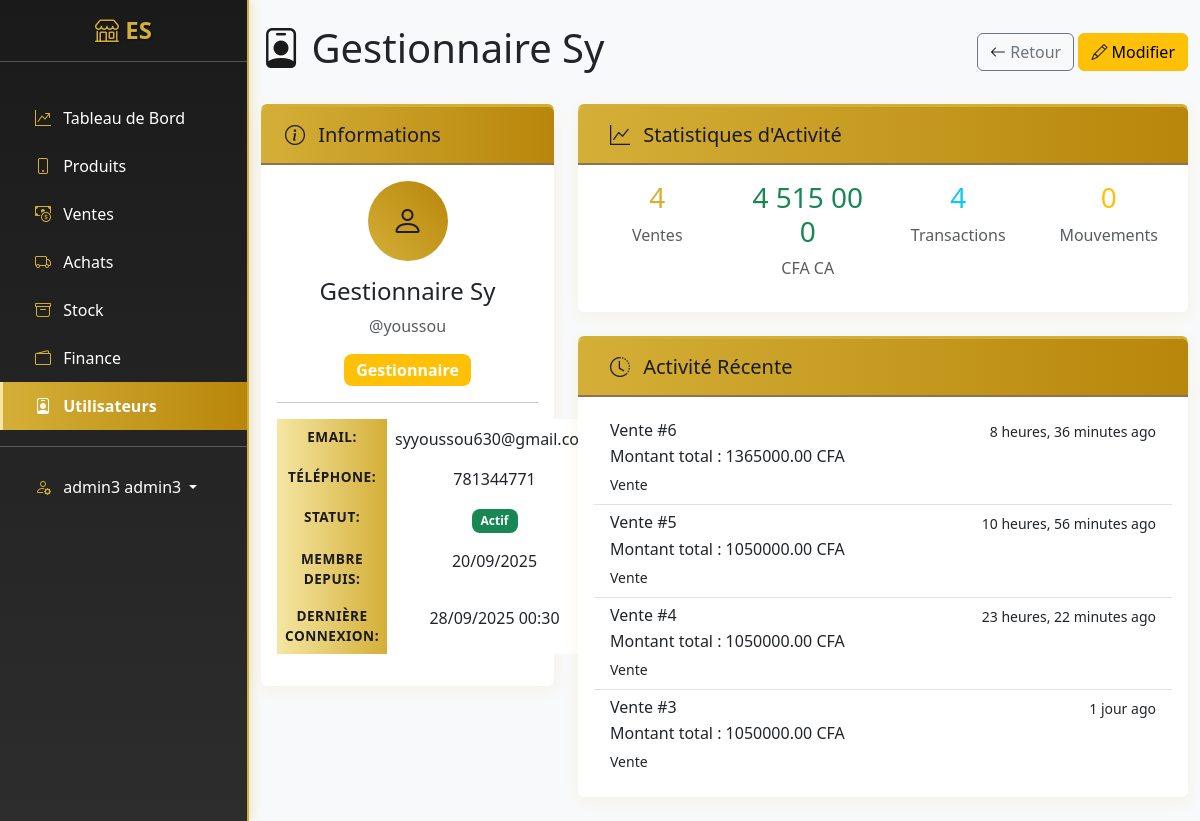
The page /accounts/users/3/ (signed in) on the database its author committed.
### apps/users/models.py (models this page shows, shortened)
class User(AbstractUser):
    ROLE_CHOICES = [
        ('admin', 'Administrateur'),
        ('manager', 'Gestionnaire'),
        ('cashier', 'Caissier'),
    ]
    email = models.EmailField(unique=True)
    telephone = models.CharField(max_length=15, blank=True)
    role = models.CharField(max_length=20, choices=ROLE_CHOICES, default='Administrateur')
    date_creation = models.DateTimeField(auto_now_add=True)
    USERNAME_FIELD = 'username'
    REQUIRED_FIELDS = ['email']
    class Meta:
        verbose_name = "Utilisateur"
        verbose_name_plural = "Utilisateurs"
    @property
    def ventes_count(self):
        return self.ventes_vendeur.count()
    @property
    def ca_total(self):
        return self.ventes_vendeur.aggregate(total=Sum('total_ttc'))['total'] or 0
    @property
    def transactions_count(self):
        return sum(v.transactions.count() for v in self.ventes_vendeur.all())
    @property
    def mouvements_count(self):
        return 0

### apps/ventes/models.py (models this page shows, shortened)
class Vente(models.Model):
    MODE_PAIEMENT_CHOICES = [
        ('especes', 'Espèces'),
        ('carte', 'Carte bancaire'),
        ('cheque', 'Chèque'),
        ('virement', 'Virement'),
        ('mobile', 'Paiement mobile'),
    ]
    numero = models.CharField(max_length=20, unique=True, blank=True)
    client = models.CharField(max_length=200, blank=True)
    telephone_client = models.CharField(max_length=15, blank=True)
    total_ht = models.DecimalField(max_digits=10, decimal_places=2, default=0)
    total_ttc = models.DecimalField(max_digits=10, decimal_places=2, default=0)
    mode_paiement = models.CharField(max_length=20, choices=MODE_PAIEMENT_CHOICES, default='especes')
    vendeur = models.ForeignKey(User, on_delete=models.SET_NULL, null=True, blank=True, related_name="ventes_vendeur")
    date_vente = models.DateTimeField(auto_now_add=True)
    note = models.TextField(blank=True)
    utilisateur = models.ForeignKey(
        User,
        on_delete=models.SET_NULL,
        null=True,
        blank=True,
        related_name='ventes_utilisateur'  # <- correspond à user.ventes
    )
    class Meta:
        verbose_name = "Vente"
        verbose_name_plural = "Ventes"
        ordering = ['-date_vente']

### apps/users/views.py (the view)
# urls.py: path('users/<int:pk>/', views.UserDetailView.as_view(), name='user_detail'),
class UserDetailView(LoginRequiredMixin, UserPassesTestMixin, DetailView):
    model = User
    template_name = 'users/user_detail.html'
    context_object_name = 'user_obj'
    def test_func(self):
        return self.request.user.role in ['admin', 'manager']
    def get_context_data(self, **kwargs):
        context = super().get_context_data(**kwargs)
        user = self.get_object()
        ventes = user.ventes_vendeur.order_by('-date_vente')[:5]
        activites = []
        for vente in ventes:
            activites.append({
                "titre": f"Vente #{vente.id}",
                "description": f"Montant total : {vente.total_ttc} CFA",
                "date": vente.date_vente,
                "type": "Vente"
            })
        context["activites_recentes"] = activites
        return context

### templates/users/user_detail.html (shortened to what this page needs)
{% extends 'base.html' %}
{% load humanize %}
{% block content %}
<div class="d-flex justify-content-between align-items-center mb-4">
    <h1><i class="bi bi-person-badge"></i> {{ user_obj.get_full_name|default:user_obj.username }}</h1>
    <div>
        <a href="{% url 'users:user_list' %}" class="btn btn-outline-secondary">
            <i class="bi bi-arrow-left"></i> Retour
        </a>
        {% if user.role == 'admin' %}
        <a href="{% url 'users:user_edit' user_obj.pk %}" class="btn btn-warning">
            <i class="bi bi-pencil"></i> Modifier
        </a>
        {% endif %}
    </div>
</div>
<div class="row">
    <div class="col-md-4">
        <div class="card">
            <div class="card-header">
                <h5 class="card-title mb-0 py-2"><i class="bi p-2 bi-info-circle"></i> Informations</h5>
            </div>
            <div class="card-body text-center">
                <div class="avatar-circle mx-auto mb-3" style="width: 80px; height: 80px; font-size: 2rem;">
                    <i class="bi bi-person"></i>
                </div>
                <h4>{{ user_obj.get_full_name|default:user_obj.username }}</h4>
                <p class="text-muted">@{{ user_obj.username }}</p>
                <span class="badge {% if user_obj.role == 'admin' %}bg-danger{% elif user_obj.role == 'manager' %}bg-warning{% else %}bg-info{% endif %} fs-6">
                    {{ user_obj.get_role_display }}
                </span>
                <hr>
                <table class="table table-borderless">
                    <tr>
                        <th>Email:</th>
                        <td>{{ user_obj.email }}</td>
                    </tr>
                    <tr>
                        <th>Téléphone:</th>
                        <td>{{ user_obj.telephone|default:"N/A" }}</td>
                    </tr>
                    <tr>
                        <th>Statut:</th>
                        <td>
                            {% if user_obj.is_active %}
                            <span class="badge bg-success">Actif</span>
                            {% else %}
                            <span class="badge bg-secondary">Inactif</span>
                            {% endif %}
                        </td>
                    </tr>
                    <tr>
                        <th>Membre depuis:</th>
                        <td>{{ user_obj.date_creation|date:"d/m/Y" }}</td>
                    </tr>
                    <tr>
                        <th>Dernière connexion:</th>
                        <td>{{ user_obj.last_login|date:"d/m/Y H:i"|default:"Jamais" }}</td>
                    </tr>
                </table>
            </div>
        </div>
    </div>
    <div class="col-md-8">
        <div class="card mb-4">
            <div class="card-header">
                <h5 class="card-title mb-0 p-2"><i class="bi p-2 bi-graph-up"></i> Statistiques d'Activité</h5>
            </div>
            <div class="card-body">
                <div class="row text-center">
                    <div class="col-md-3">
                        <h3 class="text-primary">{{ user_obj.ventes_count|default:0 }}</h3>
                        <p class="text-muted">Ventes</p>
                    </div>
                    <div class="col-md-3">
                        <h3 class="text-success">{{ user_obj.ca_total|default:0|floatformat:0|intcomma }}</h3>
                        <p class="text-muted">CFA CA</p>
                    </div>
                    <div class="col-md-3">
                        <h3 class="text-info">{{ user_obj.transactions_count|default:0 }}</h3>
                        <p class="text-muted">Transactions</p>
                    </div>
                    <div class="col-md-3">
                        <h3 class="text-warning">{{ user_obj.mouvements_count|default:0 }}</h3>
                        <p class="text-muted">Mouvements</p>
                    </div>
                </div>
            </div>
        </div>
        <div class="card">
            <div class="card-header">
                <h5 class="card-title mb-0 p-2"><i class="bi p-2 bi-clock-history"></i> Activité Récente</h5>
            </div>
            <div class="card-body">
                <div class="list-group list-group-flush">
                    {% for activite in activites_recentes %}
                    <div class="list-group-item">
                        <div class="d-flex w-100 justify-content-between">
                            <h6 class="mb-1">{{ activite.titre }}</h6>
                            <small>{{ activite.date|timesince }} ago</small>
                        </div>
                        <p class="mb-1">{{ activite.description }}</p>
                        <small>{{ activite.type }}</small>
                    </div>
                    {% empty %}
                    <div class="text-center text-muted py-4">
                        <i class="bi bi-clock-history" style="font-size: 2rem;"></i>
                        <br>Aucune activité récente
                    </div>
                    {% endfor %}
                </div>
            </div>
        </div>
    </div>
</div>
{% endblock %}

### templates/base.html (shortened to what this page needs)
<!DOCTYPE html>
<html lang="fr">
<head>
    <link href="https://cdn.jsdelivr.net/npm/bootstrap@5.3.0/dist/css/bootstrap.min.css" rel="stylesheet">
    <link rel="stylesheet" href="https://cdn.jsdelivr.net/npm/bootstrap-icons@1.11.0/font/bootstrap-icons.css">
    {% load static %}
    <link rel="stylesheet" href="{% static 'css/custom.css' %}">
</head>
<body>
    <div id="wrapper">
        <div class="d-md-flex">
            <nav id="sidebar" class="text-white collapse d-md-block" style="width: 250px; min-height: 100vh;">
                <div class="position-sticky">
                    <div class="py-3">
                        <h4 class="text-center">
                            <i class="logo bi-shop"></i> ES
                        </h4>
                        <hr>
                    </div>
                    <div class="nav flex-column">
                        <a href="{% url 'dashboard:index' %}" class="nav-link text-white {% if request.resolver_match.app_name == 'dashboard' %}active{% endif %}">
                            <i class="logo bi-graph-up-arrow px-2"></i> Tableau de Bord
                        </a>
                        <a href="{% url 'produits:list' %}" class="nav-link text-white {% if request.resolver_match.app_name == 'produits' %}active{% endif %}">
                            <i class="logo bi-phone px-2"></i> Produits
                        </a>
                        <a href="{% url 'ventes:list' %}" class="nav-link text-white {% if request.resolver_match.app_name == 'ventes' %}active{% endif %}">
                            <i class="logo bi-cash-coin px-2"></i> Ventes
                        </a>
                        <a href="{% url 'achats:list' %}" class="nav-link text-white {% if request.resolver_match.app_name == 'achats' %}active{% endif %}">
                            <i class="logo bi-truck px-2"></i> Achats
                        </a>
                        <a href="{% url 'stock:list' %}" class="nav-link text-white {% if request.resolver_match.app_name == 'stock' %}active{% endif %}">
                            <i class="logo bi-archive px-2"></i> Stock
                        </a>
                        <a href="{% url 'finance:overview' %}" class="nav-link text-white {% if request.resolver_match.app_name == 'finance' %}active{% endif %}">
                            <i class="logo bi-wallet2 px-2"></i> Finance
                        </a>
                        {% if user.role in 'admin,manager' %}
                        <a href="{% url 'users:user_list' %}" class="nav-link text-white {% if request.resolver_match.app_name == 'users' %}active{% endif %}">
                            <i class="logo bi-person-badge px-2"></i> Utilisateurs
                        </a>
                        {% endif %}
                        <hr>
                        <div class="dropdown">
                            <a class="nav-link text-white dropdown-toggle" href="#" role="button" data-bs-toggle="dropdown">
                                <i class="logo bi-person-gear px-2"></i> {{ user.get_full_name|default:user.username }}
                            </a>
                        </div>
                    </div>
                </div>
            </nav>
            <main class="flex-fill">
                <div class="container-fluid py-4">
                    {% block content %}{% endblock %}
                </div>
            </main>
        </div>
    </div>
    {% load static %}
</body>
</html>

### static/css/custom.css (style rules this page uses)
:root { --primary-color: #D4AF37; --primary-dark: #B8860B; --secondary-color: #1a1a1a; --secondary-light: #2d2d2d; --success-color: #28a745; --info-color: #17a2b8; --warning-color: #ffc107; --danger-color: #dc3545; --light-gold: #F5E6A3; --dark-gold: #8B7355; }
body { background-color: #f8f9fa; font-family: 'Segoe UI', Tahoma, Geneva, Verdana, sans-serif; }
#sidebar { background: linear-gradient(180deg, var(--secondary-color) 0%, var(--secondary-light) 100%); box-shadow: 2px 0 10px rgba(212, 175, 55, 0.3); border-right: 2px solid var(--primary-color); }
#sidebar .nav-link { padding: 0.75rem 1.5rem; border-radius: 0; transition: all 0.3s ease; color: #ffffff; border-left: 3px solid transparent; }
#sidebar h4 { color: var(--primary-color); text-shadow: 1px 1px 2px rgba(0,0,0,0.5); font-weight: bold; }
.logo { color: var(--primary-color); }
.card { border: none; box-shadow: 0 4px 15px rgba(212, 175, 55, 0.1); transition: all 0.3s ease; border-top: 3px solid var(--primary-color); }
.card-header { background: linear-gradient(90deg, var(--primary-color), var(--primary-dark)); color: var(--secondary-color); border-bottom: 2px solid var(--dark-gold); font-weight: 600; }
.table th { background: linear-gradient(90deg, var(--light-gold), var(--primary-color)); color: var(--secondary-color); border: none; font-weight: 600; text-transform: uppercase; font-size: 0.85rem; letter-spacing: 0.5px; }
.badge { font-size: 0.75em; font-weight: 600; padding: 0.5em 0.75em; border-radius: 0.5rem; }
.bi { color: var(--secondary-color); }
.text-primary { color: var(--primary-color) !important; }
.list-group-item { border-left: 3px solid transparent; transition: all 0.3s ease; }

### templates/users/user_detail.html (style rules this page uses)
.avatar-circle { border-radius: 50%; background: linear-gradient(45deg, var(--primary-color), var(--primary-dark)); display: flex; align-items: center; justify-content: center; color: var(--secondary-color); }

### rows shown on the page
User: get_full_name "admin3 admin3"
User: get_full_name "Gestionnaire Sy", username "youssou", role "Gestionnaire", email "syyoussou630@gmail.com", telephone "781344771", date_creation "20/09/2025", last_login "28/09/2025 00:30", ventes_count "4", ca_total "4 515 000", transactions_count "4", mouvements_count "0"
Vente: date "8 heures, 36 minutes"
Vente: date "10 heures, 56 minutes"
Vente: date "23 heures, 22 minutes"
Vente: date "1 jour"

### other values the page prints
{{ activite.titre }} "Vente #6" "Vente #5" "Vente #4" "Vente #3"
{{ activite.description }} "Montant total : 1365000.00 CFA" "Montant total : 1050000.00 CFA" "Montant total : 1050000.00 CFA" "Montant total : 1050000.00 CFA"
{{ activite.type }} "Vente" "Vente" "Vente" "Vente"
